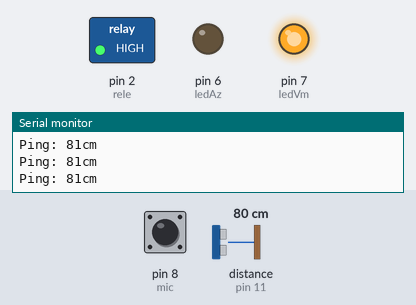
The sketch below on a simulated Arduino Uno, built with avr-gcc and run on an emulated ATmega328P. Shown: switched loads named in the sketch (green lamp = pin HIGH), output pins drawn as LEDs (lit = HIGH), the last lines printed to the serial monitor. Dashed ring = blinking. Inputs (shaded band) come from the test bench; at power-on: distance to the obstacle (sensor on pin 11) 80 cm, pin 8 (mic) HIGH. The echo pulse lasts 58.3 µs per cm.

Above: at 1.2 s.
1.3 s: distance to the obstacle (sensor on pin 11) set to 22 cm
2.8 s: distance to the obstacle (sensor on pin 11) set to 18 cm
At 5.6 s:
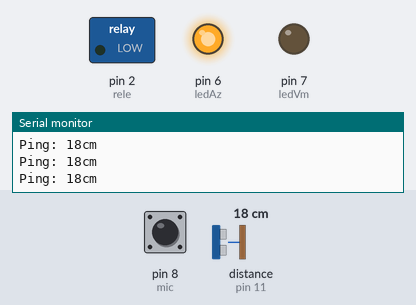
5.8 s: distance to the obstacle (sensor on pin 11) set to 35 cm
At 6.8 s:
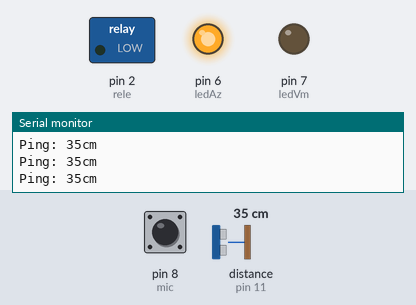
7.3 s: distance to the obstacle (sensor on pin 11) set to 2 cm
At 8.1 s:
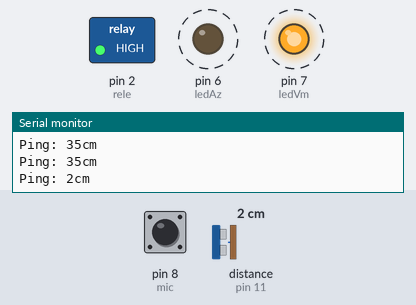
Timing chart, 0 to 11.3 s (numbered marks = the images above; inputs shaded):
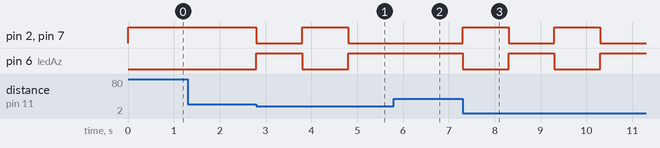

Measured:
- the behaviour switches between 21 and 20 cm on distance to the obstacle (sensor on pin 11) (found by bisection; images 0 and 1)
- after the input at 2.8 s, pin 2 (rele), pin 7 (ledVm): HIGH → LOW at once, → HIGH 1.0 s later, → LOW 1.0 s later; pin 6 (ledAz): LOW → HIGH at once, → LOW 1.0 s later, → HIGH 1.0 s later
- after the input at 5.8 s, pin 2 (rele), pin 7 (ledVm): stays LOW (without the input it goes to HIGH after 0.01 s); pin 6 (ledAz): stays HIGH (without the input it goes to LOW after 0.01 s)
- after the input at 7.3 s, pin 2 (rele), pin 6 (ledAz), pin 7 (ledVm): alternates HIGH for 1.0 s and LOW for 1.0 s, starting at once

The sketch:

UltrassonicoPalmaLuz.ino
```cpp
#include <NewPing.h>

#define ledVm 7
#define ledAz 6
#define mic 8
#define rele 2

/* Tempo Microfone */
#define tempoMaximoDeUmaPalma  150 //milisegundos
#define tempoMaximoEntrePalmas 500 //milisegundos

/* Ultrassônico */
#define TRIGGER_PIN  12  // Arduino pin tied to trigger pin on the ultrasonic sensor.
#define ECHO_PIN     11  // Arduino pin tied to echo pin on the ultrasonic sensor.
#define MAX_DISTANCE 200 // Maximum distance we want to ping for (in centimeters). Maximum sensor distance is rated at 400-500cm.

NewPing sonar(TRIGGER_PIN, ECHO_PIN, MAX_DISTANCE); // NewPing setup of pins and maximum distance.
unsigned int pingSpeed = 100;
unsigned long pingTimer;

int contaPalmas = 0;
long tempoEspera = 0;
long tempoEsperaEntrePalmas = 0;
boolean releLigado = false;

boolean executaAcaoPalmas(boolean releLigado);
boolean ultra(boolean releLigado);
boolean releAtivado(boolean releLigado);

void setup() {
  pinMode(ledVm, OUTPUT);
  pinMode(ledAz, OUTPUT);

  pinMode(mic, INPUT);
  pinMode(rele, OUTPUT); // pino que será acionado pelo arduino

  /* Sensor Ultra */
  pingTimer = millis();
  pinMode(TRIGGER_PIN, OUTPUT);
  pinMode(ECHO_PIN, INPUT);

  digitalWrite(rele, HIGH); // deixa o rele desativado quando o arduino ligar
  digitalWrite(ledVm, HIGH); // deixa o led vermelho ligado ao iniciar


  Serial.begin(9600); // Open serial monitor at 9600 baud to see ping results.s
}

void loop() {

  if (millis() >= pingTimer) {
    pingTimer += pingSpeed;
    sonar.ping_timer(echoCheck);
  }

  /* Liga ou desliga a luz com o sensor ultrassônico*/
  releLigado = ultra(releLigado);

  int sensorSom = digitalRead(mic); //leitura no pino do microfone

  //se o sensor detectou palmas
  if (sensorSom == LOW) {
     //espera um tempo para nao detectar a mesma palma mais de uma vez
     if (tempoEspera == 0) {
        tempoEspera = tempoEsperaEntrePalmas = millis();
        contaPalmas++;
     } else if ((millis() - tempoEspera) >= tempoMaximoDeUmaPalma) {
        tempoEspera = 0;
     }
  }

  //caso exceda o tempo maximo entre palmas, zera o contador de palmas
  if ( (contaPalmas != 0) && ((millis() - tempoEsperaEntrePalmas) > 500) ) {

     if(contaPalmas == 2) {
       releLigado = releAtivado(releLigado);
     }

     contaPalmas = 0;
     tempoEsperaEntrePalmas = millis();
     delay(50);
  }
}

void echoCheck() {
  if (sonar.check_timer()) {
    Serial.print("Ping: ");
    Serial.print(sonar.ping_result / US_ROUNDTRIP_CM); // Send ping, get distance in cm and print result (0 = outside set distance range)
    Serial.println("cm");
  }
}
boolean ultra(boolean releLigado) {
  if(sonar.check_timer() && sonar.ping_result / US_ROUNDTRIP_CM <= 20) {
    releLigado = releAtivado(releLigado);
    delay(1000);
  }
  return releLigado;
}

boolean releAtivado(boolean releLigado) {
  if (releLigado) {
    digitalWrite(rele, HIGH);
    digitalWrite(ledVm, HIGH);
    digitalWrite(ledAz, LOW);
    releLigado = false;
  } else {
    digitalWrite(rele, LOW);
    digitalWrite(ledVm, LOW);
    digitalWrite(ledAz, HIGH);
    releLigado = true;
  }

  return releLigado;
}
```
